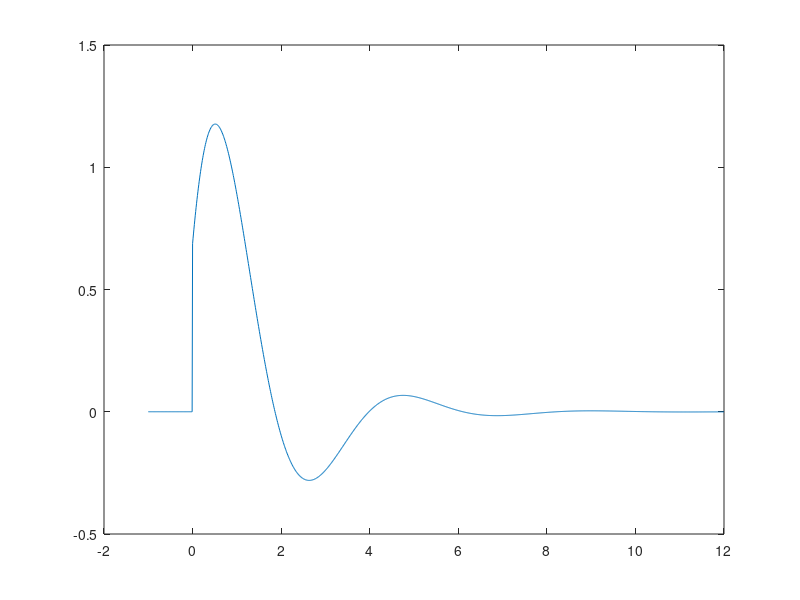
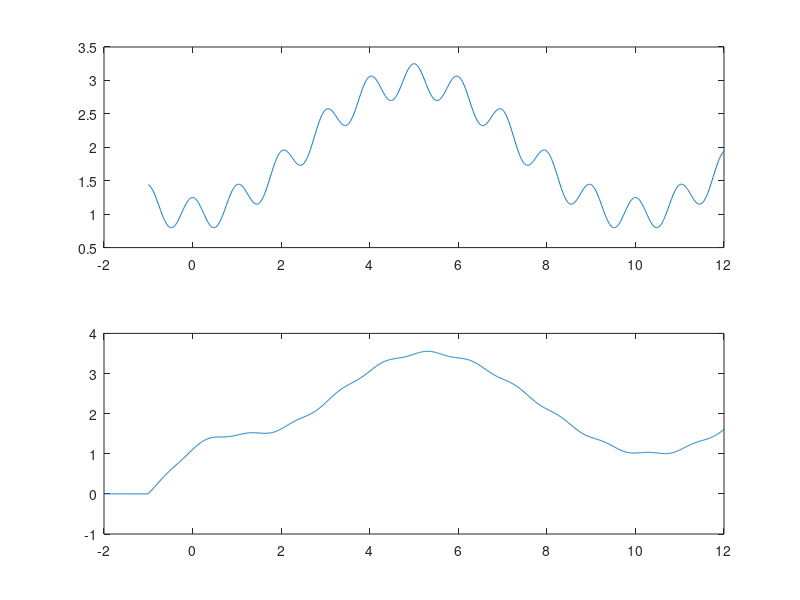

The MATLAB script that drew these images, in order:
%Sean Basler
%Lab3 Q3
%*****************
clear all; close all; clc; 

dt = 0.01;
T = dt;
t = -1:dt:12;

xt = 0*t + (1/dt) * (t == 0);

a =  0.3/T^2 + 0.4/T + 0.8;
b = -0.6/T^2 - 0.4/T;
c =  0.3/T^2;
d =  0.2/T + 0.9;
e = -0.2/T;

ht(1) = 0;
ht(2) = 0;
for n = 3:size(xt,2)
    ht(n) = (d*xt(n) + e*xt(n-1) - b*ht(n-1) - c*ht(n-2))/a;
end

    
figure(1);
plot(t,ht);

xt = 2 - cos(0.2*pi*t) + 0.25*cos(2*pi*t);

yt = dt * conv(xt,ht);
ty = -2:dt:24;

figure(2);
subplot(2,1,1);
plot(t,xt);
subplot(2,1,2);
plot(ty,yt);
xlim([-2 12]);